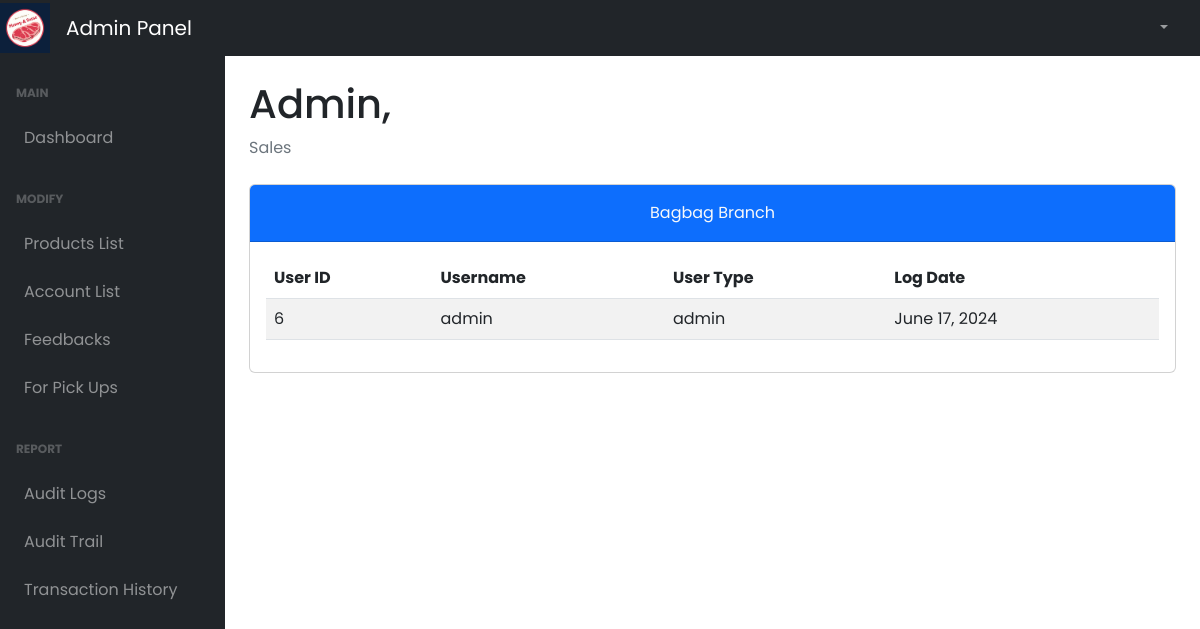
The app's page /admin/auditlogs.php (signed in), older data.
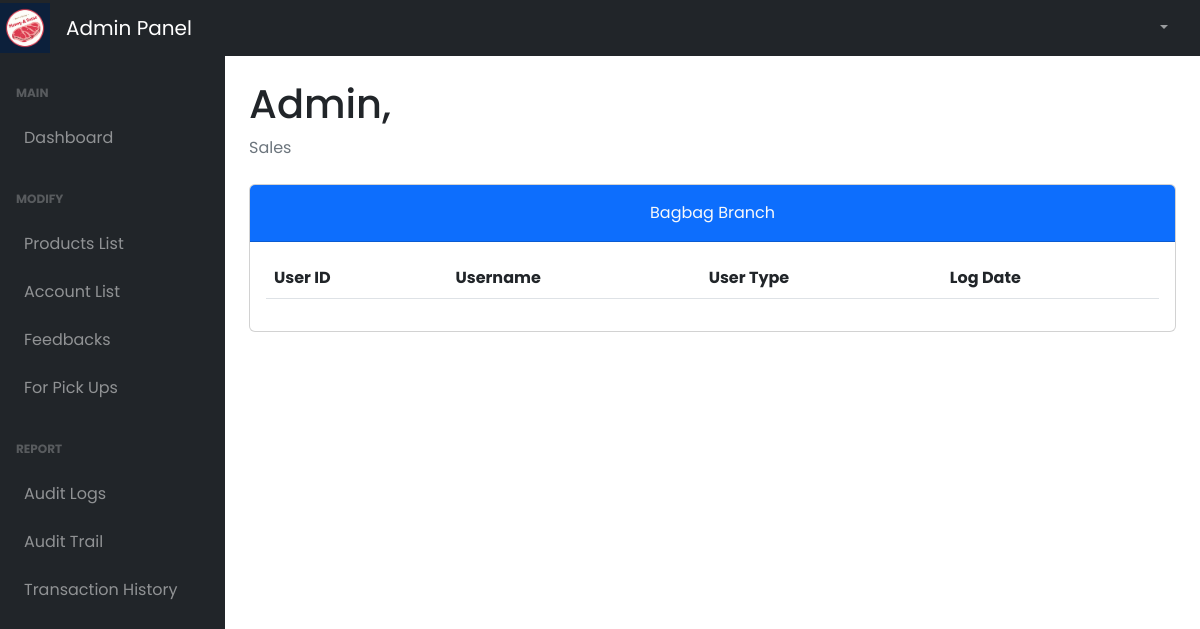
The same page, newer data.
### tables this page shows
CREATE TABLE `tbl_audit_log` (
  `log_user_id` int(11) DEFAULT NULL,
  `log_username` varchar(50) DEFAULT NULL,
  `log_user_type` varchar(50) DEFAULT NULL,
  `log_date` timestamp NULL DEFAULT current_timestamp()
);

CREATE TABLE `tbl_role` (
  `role_id` int(11) NOT NULL,
  `role_name` varchar(50) NOT NULL
);

### admin/auditlogs.php (the view, shortened to what this page needs)
<!DOCTYPE html>
<html lang="en">
  <head>
    <link href="../plugins/dataTables.bootstrap5.min.css" rel="stylesheet" />
    <link href="../plugins/responsive.bootstrap5.min.css" rel="stylesheet" />
    <link href="../styles/bootstrap5-min.css" rel="stylesheet" />
    <link href="../styles/card-general.css" rel="stylesheet" />
  </head>
  <body class="sb-nav-fixed">
    <?php require_once("./navbar.php"); ?>
    <div id="layoutSidenav">
      <?php require_once("./sidebar.php"); ?>
      <div id="layoutSidenav_content">
        <main>
          <div class="container-fluid px-4">
            <h1 class="mt-4" id="full_name">Admin,</h1>
            <ol class="breadcrumb mb-4">
              <li class="breadcrumb-item active">Sales</li>
            </ol>
              <div class="card mb-5">
                    <div class="card-header bg-primary pt-3">
                        <div class="text-center">
                            <p class="card-title text-light">Bagbag Branch
                        </div>
                    </div>
                    <div class="card-body">
                      <table id="userAuditLogs" class="table table-striped nowrap" style="width:100%">
                        <thead>
                          <tr>
                            <th>User ID</th>
                            <th>Username</th>
                            <th>User Type</th>
                            <th>Log Date</th>
                          </tr>
                        </thead>
                        <tbody>
                          <?php
                            $query = "SELECT tl.*, tr.role_name FROM tbl_audit_log tl
                            INNER JOIN tbl_role tr ON tr.role_id = tl.log_user_type;";
                            $stmt = $conn->prepare($query);
                            $stmt->execute();
                            $result = $stmt->get_result();
                              while ($data = $result->fetch_assoc()) {
                                $dateObject = new DateTime($data["log_date"]);
                          ?>
                          <tr>
                            <td><?php echo $data['log_user_id'];?></td>
                            <td><?php echo $data['log_username'];?></td>
                            <td><?php echo $data['role_name'];?></td>
                            <td><?php echo $dateObject->format('F j, Y'); ?></td>
                          </tr>
                          <?php
                            }
                          ?>
                        </tbody>
                      </table>
                    </div>
                  </div>
            </div>
      </main>
    </div>
  </div>
    <link rel="stylesheet" href="../styles/dataTables.min.css">
  </body>
</html>

Row changes from the older to the newer data that the page shows:
removed tbl_audit_log: log_user_id "6", log_username "admin", tbl_role.role_name "admin", log_date "June 17, 2024"
